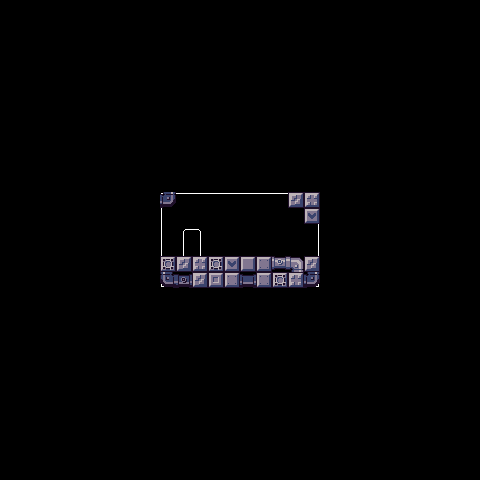

Rendered tile map (Tiled .tmx) drawn with the repository's tilesets; below, a short description and the full map source, tile grids included:
An orthogonal 30x30 tile map with 16x16 px tiles, 3 tile layers (background, midground, foreground) and 1 object.

<map version="1.8" tiledversion="1.8.5" orientation="orthogonal" renderorder="right-down" width="30" height="30" tilewidth="16" tileheight="16" infinite="0" nextlayerid="9" nextobjectid="16">
 <tileset firstgid="1" source="../tileset/tileset.tsx" />
 <objectgroup id="8" name="collisions">
  <object id="14" x="160" y="256" width="160" height="32" />
 </objectgroup>
 <layer id="4" name="background" width="30" height="30">
  <data encoding="csv">
0,0,0,0,0,0,0,0,0,0,0,0,0,0,0,0,0,0,0,0,0,0,0,0,0,0,0,0,0,0,
0,0,0,0,0,0,0,0,0,0,0,0,0,0,0,0,0,0,0,0,0,0,0,0,0,0,0,0,0,0,
0,0,0,0,0,0,0,0,0,0,0,0,0,0,0,0,0,0,0,0,0,0,0,0,0,0,0,0,0,0,
0,0,0,0,0,0,0,0,0,0,0,0,0,0,0,0,0,0,0,0,0,0,0,0,0,0,0,0,0,0,
0,0,0,0,0,0,0,0,0,0,0,0,0,0,0,0,0,0,0,0,0,0,0,0,0,0,0,0,0,0,
0,0,0,0,0,0,0,0,0,0,0,0,0,0,0,0,0,0,0,0,0,0,0,0,0,0,0,0,0,0,
0,0,0,0,0,0,0,0,0,0,0,0,0,0,0,0,0,0,0,0,0,0,0,0,0,0,0,0,0,0,
0,0,0,0,0,0,0,0,0,0,0,0,0,0,0,0,0,0,0,0,0,0,0,0,0,0,0,0,0,0,
0,0,0,0,0,0,0,0,0,0,0,0,0,0,0,0,0,0,0,0,0,0,0,0,0,0,0,0,0,0,
0,0,0,0,0,0,0,0,0,0,0,0,0,0,0,0,0,0,0,0,0,0,0,0,0,0,0,0,0,0,
0,0,0,0,0,0,0,0,0,0,0,0,0,0,0,0,0,0,0,0,0,0,0,0,0,0,0,0,0,0,
0,0,0,0,0,0,0,0,0,0,0,0,0,0,0,0,0,0,0,0,0,0,0,0,0,0,0,0,0,0,
0,0,0,0,0,0,0,0,0,0,0,0,0,0,0,0,0,0,0,0,0,0,0,0,0,0,0,0,0,0,
0,0,0,0,0,0,0,0,0,0,0,0,0,0,0,0,0,0,0,0,0,0,0,0,0,0,0,0,0,0,
0,0,0,0,0,0,0,0,0,0,0,0,0,0,0,0,0,0,0,0,0,0,0,0,0,0,0,0,0,0,
0,0,0,0,0,0,0,0,0,0,0,0,0,0,0,0,0,0,0,0,0,0,0,0,0,0,0,0,0,0,
0,0,0,0,0,0,0,0,0,0,0,0,0,0,0,0,0,0,0,0,0,0,0,0,0,0,0,0,0,0,
0,0,0,0,0,0,0,0,0,0,0,0,0,0,0,0,0,0,0,0,0,0,0,0,0,0,0,0,0,0,
0,0,0,0,0,0,0,0,0,0,0,0,0,0,0,0,0,0,0,0,0,0,0,0,0,0,0,0,0,0,
0,0,0,0,0,0,0,0,0,0,0,0,0,0,0,0,0,0,0,0,0,0,0,0,0,0,0,0,0,0,
0,0,0,0,0,0,0,0,0,0,0,0,0,0,0,0,0,0,0,0,0,0,0,0,0,0,0,0,0,0,
0,0,0,0,0,0,0,0,0,0,0,0,0,0,0,0,0,0,0,0,0,0,0,0,0,0,0,0,0,0,
0,0,0,0,0,0,0,0,0,0,0,0,0,0,0,0,0,0,0,0,0,0,0,0,0,0,0,0,0,0,
0,0,0,0,0,0,0,0,0,0,0,0,0,0,0,0,0,0,0,0,0,0,0,0,0,0,0,0,0,0,
0,0,0,0,0,0,0,0,0,0,0,0,0,0,0,0,0,0,0,0,0,0,0,0,0,0,0,0,0,0,
0,0,0,0,0,0,0,0,0,0,0,0,0,0,0,0,0,0,0,0,0,0,0,0,0,0,0,0,0,0,
0,0,0,0,0,0,0,0,0,0,0,0,0,0,0,0,0,0,0,0,0,0,0,0,0,0,0,0,0,0,
0,0,0,0,0,0,0,0,0,0,0,0,0,0,0,0,0,0,0,0,0,0,0,0,0,0,0,0,0,0,
0,0,0,0,0,0,0,0,0,0,0,0,0,0,0,0,0,0,0,0,0,0,0,0,0,0,0,0,0,0,
0,0,0,0,0,0,0,0,0,0,0,0,0,0,0,0,0,0,0,0,0,0,0,0,0,0,0,0,0,0
</data>
 </layer>
 <layer id="5" name="midground" width="30" height="30">
  <data encoding="csv">
0,0,0,0,0,0,0,0,0,0,0,0,0,0,0,0,0,0,0,0,0,0,0,0,0,0,0,0,0,0,
0,0,0,0,0,0,0,0,0,0,0,0,0,0,0,0,0,0,0,0,0,0,0,0,0,0,0,0,0,0,
0,0,0,0,0,0,0,0,0,0,0,0,0,0,0,0,0,0,0,0,0,0,0,0,0,0,0,0,0,0,
0,0,0,0,0,0,0,0,0,0,0,0,0,0,0,0,0,0,0,0,0,0,0,0,0,0,0,0,0,0,
0,0,0,0,0,0,0,0,0,0,0,0,0,0,0,0,0,0,0,0,0,0,0,0,0,0,0,0,0,0,
0,0,0,0,0,0,0,0,0,0,0,0,0,0,0,0,0,0,0,0,0,0,0,0,0,0,0,0,0,0,
0,0,0,0,0,0,0,0,0,0,0,0,0,0,0,0,0,0,0,0,0,0,0,0,0,0,0,0,0,0,
0,0,0,0,0,0,0,0,0,0,0,0,0,0,0,0,0,0,0,0,0,0,0,0,0,0,0,0,0,0,
0,0,0,0,0,0,0,0,0,0,0,0,0,0,0,0,0,0,0,0,0,0,0,0,0,0,0,0,0,0,
0,0,0,0,0,0,0,0,0,0,0,0,0,0,0,0,0,0,0,0,0,0,0,0,0,0,0,0,0,0,
0,0,0,0,0,0,0,0,0,0,0,0,0,0,0,0,0,0,0,0,0,0,0,0,0,0,0,0,0,0,
0,0,0,0,0,0,0,0,0,0,0,0,0,0,0,0,0,0,0,0,0,0,0,0,0,0,0,0,0,0,
0,0,0,0,0,0,0,0,0,0,659,660,660,660,660,660,660,660,660,661,0,0,0,0,0,0,0,0,0,0,
0,0,0,0,0,0,0,0,0,0,787,0,0,0,0,0,0,0,0,789,0,0,0,0,0,0,0,0,0,0,
0,0,0,0,0,0,0,0,0,0,787,793,794,0,0,0,0,0,0,789,0,0,0,0,0,0,0,0,0,0,
0,0,0,0,0,0,0,0,0,0,787,921,922,0,0,0,0,0,0,789,0,0,0,0,0,0,0,0,0,0,
0,0,0,0,0,0,0,0,0,0,787,0,0,0,0,131,916,0,0,3,0,0,0,0,0,0,0,0,0,0,
0,0,0,0,0,0,0,0,0,0,915,916,916,916,916,916,916,916,916,917,0,0,0,0,0,0,0,0,0,0,
0,0,0,0,0,0,0,0,0,0,0,0,0,0,0,0,0,0,0,0,0,0,0,0,0,0,0,0,0,0,
0,0,0,0,0,0,0,0,0,0,0,0,0,0,0,0,0,0,0,0,0,0,0,0,0,0,0,0,0,0,
0,0,0,0,0,0,0,0,0,0,0,0,0,0,0,0,0,0,0,0,0,0,0,0,0,0,0,0,0,0,
0,0,0,0,0,0,0,0,0,0,0,0,0,0,0,0,0,0,0,0,0,0,0,0,0,0,0,0,0,0,
0,0,0,0,0,0,0,0,0,0,0,0,0,0,0,0,0,0,0,0,0,0,0,0,0,0,0,0,0,0,
0,0,0,0,0,0,0,0,0,0,0,0,0,0,0,0,0,0,0,0,0,0,0,0,0,0,0,0,0,0,
0,0,0,0,0,0,0,0,0,0,0,0,0,0,0,0,0,0,0,0,0,0,0,0,0,0,0,0,0,0,
0,0,0,0,0,0,0,0,0,0,0,0,0,0,0,0,0,0,0,0,0,0,0,0,0,0,0,0,0,0,
0,0,0,0,0,0,0,0,0,0,0,0,0,0,0,0,0,0,0,0,0,0,0,0,0,0,0,0,0,0,
0,0,0,0,0,0,0,0,0,0,0,0,0,0,0,0,0,0,0,0,0,0,0,0,0,0,0,0,0,0,
0,0,0,0,0,0,0,0,0,0,0,0,0,0,0,0,0,0,0,0,0,0,0,0,0,0,0,0,0,0,
0,0,0,0,0,0,0,0,0,0,0,0,0,0,0,0,0,0,0,0,0,0,0,0,0,0,0,0,0,0
</data>
 </layer>
 <layer id="6" name="foreground" width="30" height="30">
  <data encoding="csv">
0,0,0,0,0,0,0,0,0,0,0,0,0,0,0,0,0,0,0,0,0,0,0,0,0,0,0,0,0,0,
0,0,0,0,0,0,0,0,0,0,0,0,0,0,0,0,0,0,0,0,0,0,0,0,0,0,0,0,0,0,
0,0,0,0,0,0,0,0,0,0,0,0,0,0,0,0,0,0,0,0,0,0,0,0,0,0,0,0,0,0,
0,0,0,0,0,0,0,0,0,0,0,0,0,0,0,0,0,0,0,0,0,0,0,0,0,0,0,0,0,0,
0,0,0,0,0,0,0,0,0,0,0,0,0,0,0,0,0,0,0,0,0,0,0,0,0,0,0,0,0,0,
0,0,0,0,0,0,0,0,0,0,0,0,0,0,0,0,0,0,0,0,0,0,0,0,0,0,0,0,0,0,
0,0,0,0,0,0,0,0,0,0,0,0,0,0,0,0,0,0,0,0,0,0,0,0,0,0,0,0,0,0,
0,0,0,0,0,0,0,0,0,0,0,0,0,0,0,0,0,0,0,0,0,0,0,0,0,0,0,0,0,0,
0,0,0,0,0,0,0,0,0,0,0,0,0,0,0,0,0,0,0,0,0,0,0,0,0,0,0,0,0,0,
0,0,0,0,0,0,0,0,0,0,0,0,0,0,0,0,0,0,0,0,0,0,0,0,0,0,0,0,0,0,
0,0,0,0,0,0,0,0,0,0,0,0,0,0,0,0,0,0,0,0,0,0,0,0,0,0,0,0,0,0,
0,0,0,0,0,0,0,0,0,0,0,0,0,0,0,0,0,0,0,0,0,0,0,0,0,0,0,0,0,0,
0,0,0,0,0,0,0,0,0,0,140,0,0,0,0,0,0,0,3,4,0,0,0,0,0,0,0,0,0,0,
0,0,0,0,0,0,0,0,0,0,0,0,0,0,0,0,0,0,0,2,0,0,0,0,0,0,0,0,0,0,
0,0,0,0,0,0,0,0,0,0,0,0,0,0,0,0,0,0,0,0,0,0,0,0,0,0,0,0,0,0,
0,0,0,0,0,0,0,0,0,0,0,0,0,0,0,0,0,0,0,0,0,0,0,0,0,0,0,0,0,0,
0,0,0,0,0,0,0,0,0,0,130,3,4,130,2,131,1,10,12,3,0,0,0,0,0,0,0,0,0,0,
0,0,0,0,0,0,0,0,0,0,136,138,3,132,1,137,1,130,4,140,0,0,0,0,0,0,0,0,0,0,
0,0,0,0,0,0,0,0,0,0,0,0,0,0,0,0,0,0,0,0,0,0,0,0,0,0,0,0,0,0,
0,0,0,0,0,0,0,0,0,0,0,0,0,0,0,0,0,0,0,0,0,0,0,0,0,0,0,0,0,0,
0,0,0,0,0,0,0,0,0,0,0,0,0,0,0,0,0,0,0,0,0,0,0,0,0,0,0,0,0,0,
0,0,0,0,0,0,0,0,0,0,0,0,0,0,0,0,0,0,0,0,0,0,0,0,0,0,0,0,0,0,
0,0,0,0,0,0,0,0,0,0,0,0,0,0,0,0,0,0,0,0,0,0,0,0,0,0,0,0,0,0,
0,0,0,0,0,0,0,0,0,0,0,0,0,0,0,0,0,0,0,0,0,0,0,0,0,0,0,0,0,0,
0,0,0,0,0,0,0,0,0,0,0,0,0,0,0,0,0,0,0,0,0,0,0,0,0,0,0,0,0,0,
0,0,0,0,0,0,0,0,0,0,0,0,0,0,0,0,0,0,0,0,0,0,0,0,0,0,0,0,0,0,
0,0,0,0,0,0,0,0,0,0,0,0,0,0,0,0,0,0,0,0,0,0,0,0,0,0,0,0,0,0,
0,0,0,0,0,0,0,0,0,0,0,0,0,0,0,0,0,0,0,0,0,0,0,0,0,0,0,0,0,0,
0,0,0,0,0,0,0,0,0,0,0,0,0,0,0,0,0,0,0,0,0,0,0,0,0,0,0,0,0,0,
0,0,0,0,0,0,0,0,0,0,0,0,0,0,0,0,0,0,0,0,0,0,0,0,0,0,0,0,0,0
</data>
 </layer>
</map>